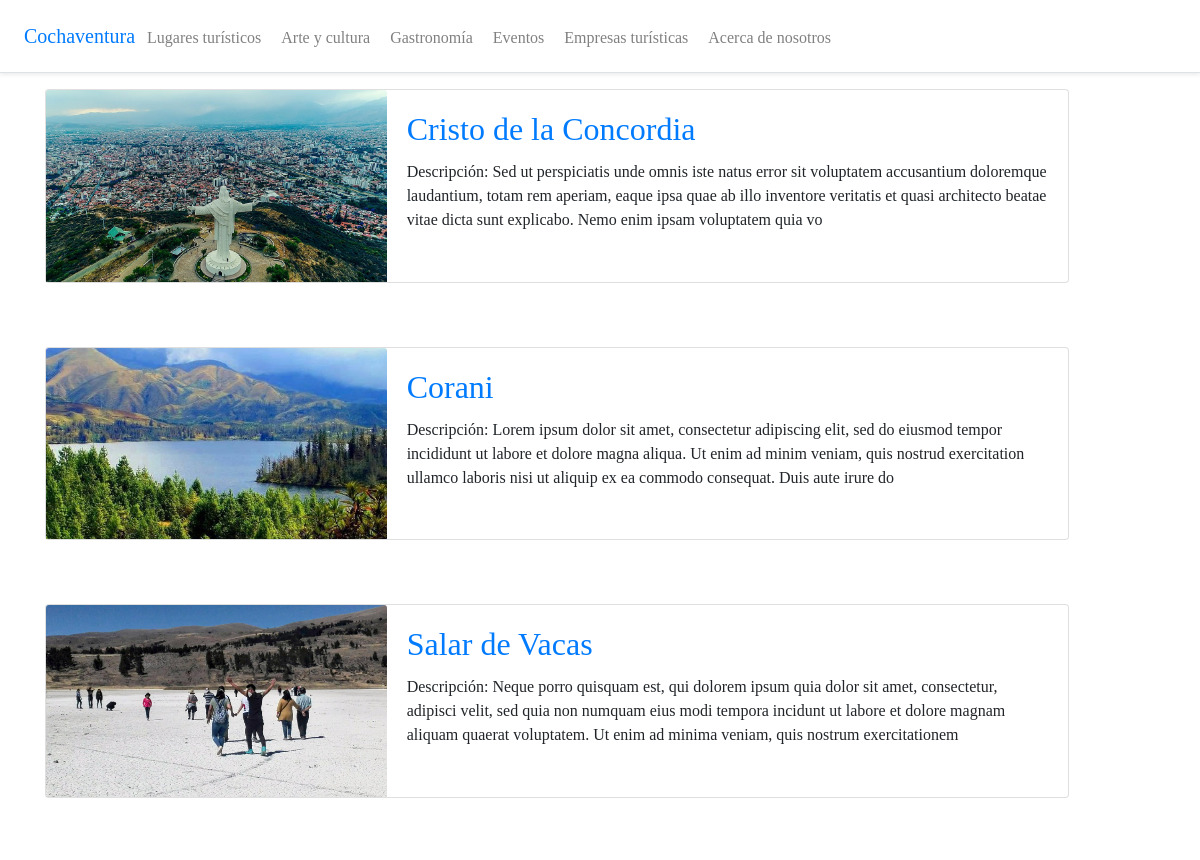
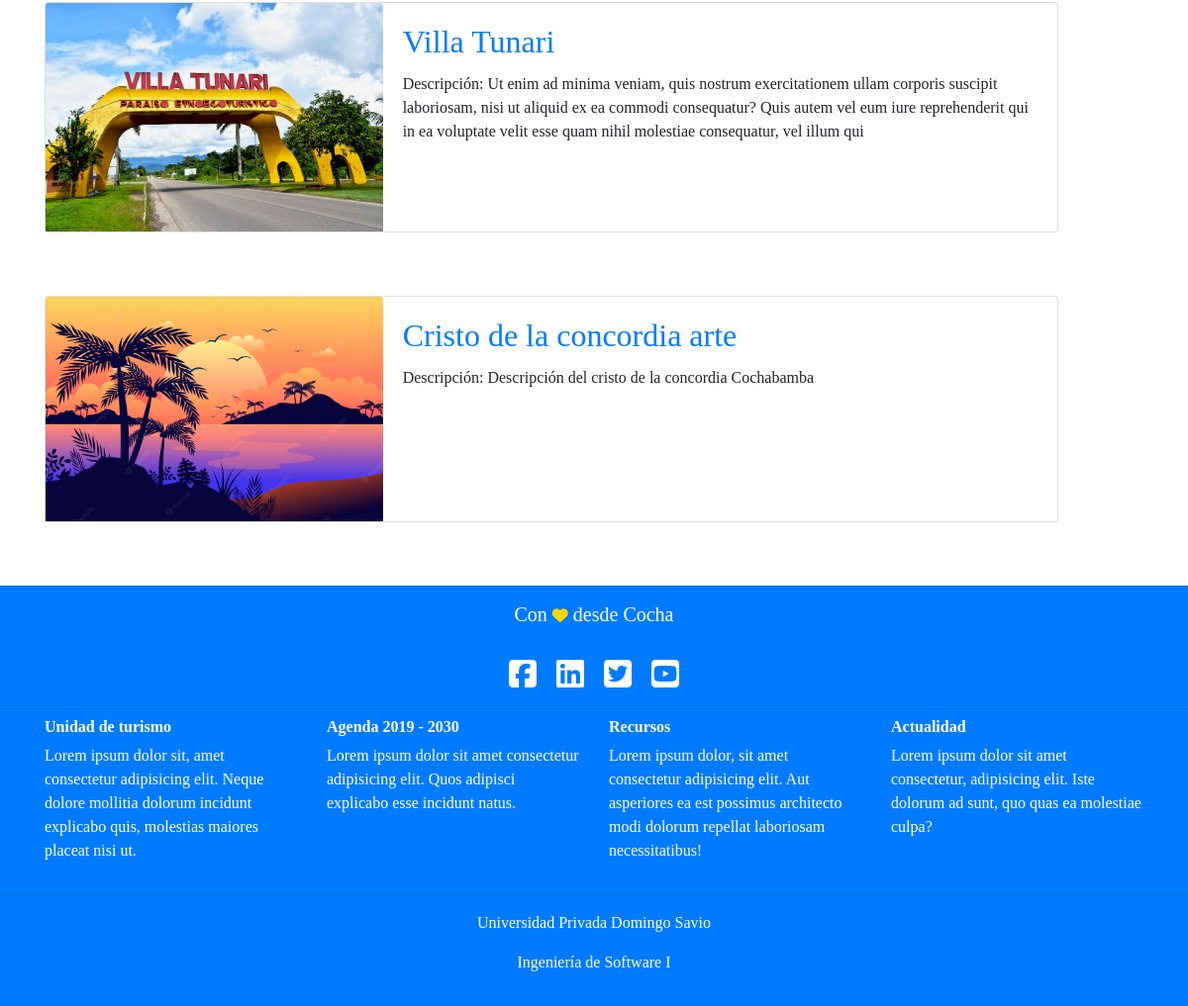
Page /lugares/ (signed in) on the committed database (2 pictures, top to bottom).
### lugares/models.py (models this page shows, shortened)
class Lugares(models.Model):
	nombre = models.CharField(max_length=200)
	descripcion = models.CharField(max_length=250)
	cover = models.ImageField(upload_to='covers/', blank=True)
	created = models.DateTimeField(auto_now_add=True)
	updated = models.DateTimeField(auto_now_add=True)
	class Meta:
		verbose_name = 'lugar'
		verbose_name_plural = 'lugares'
	def get_absolute_url(self):
		return reverse('lugares_detail', args=[str(self.id)])

### lugares/views.py (the view)
# urls.py: path('', LugaresListView.as_view(), name='lugares_list'),
class LugaresListView(ListView):
	model = Lugares
	context_object_name = 'lugares_list'
	template_name = 'lugares/lugares_list.html'

### templates/lugares/lugares_list.html (shortened to what this page needs)
{% extends '_base.html' %}
{% block content %}
	{% for lugares in object_list %}
	<div class="card mb-3" style="max-width: 1024px;">
		<div class="row no-gutters">
			<div class="col-md-4">
				<img class="lugarescover card-img-top" src="{{ lugares.cover.url}}" alt="{{ lugares.nombre }}">
    		</div>
    		<div class="col-md-8">
    			<div class="card-body">
	    			<h2 class="card-title"><a href="{{ lugares.get_absolute_url }}">{{ lugares.nombre }}</a></h2>
	    			<p class="card-text">Descripción: {{ lugares.descripcion }}</p>
      			</div>
    		</div>
  		</div>
	</div>
	<br><br>
	{% endfor %}
{% endblock content %}

### rows in the picture
Lugares: cover (picture), nombre "Cristo de la Concordia", descripcion "Sed ut perspiciatis unde omnis iste natus error sit voluptatem accusantium doloremque laudantium, totam rem aperiam, eaque ipsa quae ab illo inventore veritatis et quasi architecto beatae vitae dicta sunt explicabo. Nemo enim ipsam voluptatem quia vo"
Lugares: cover (picture), nombre "Corani", descripcion "Lorem ipsum dolor sit amet, consectetur adipiscing elit, sed do eiusmod tempor incididunt ut labore et dolore magna aliqua. Ut enim ad minim veniam, quis nostrud exercitation ullamco laboris nisi ut aliquip ex ea commodo consequat. Duis aute irure do"
Lugares: cover (picture), nombre "Salar de Vacas", descripcion "Neque porro quisquam est, qui dolorem ipsum quia dolor sit amet, consectetur, adipisci velit, sed quia non numquam eius modi tempora incidunt ut labore et dolore magnam aliquam quaerat voluptatem. Ut enim ad minima veniam, quis nostrum exercitationem"
Lugares: cover (picture), nombre "Villa Tunari", descripcion "Ut enim ad minima veniam, quis nostrum exercitationem ullam corporis suscipit laboriosam, nisi ut aliquid ex ea commodi consequatur? Quis autem vel eum iure reprehenderit qui in ea voluptate velit esse quam nihil molestiae consequatur, vel illum qui"
Lugares: cover (picture), nombre "Cristo de la concordia arte", descripcion "Descripción del cristo de la concordia Cochabamba"
